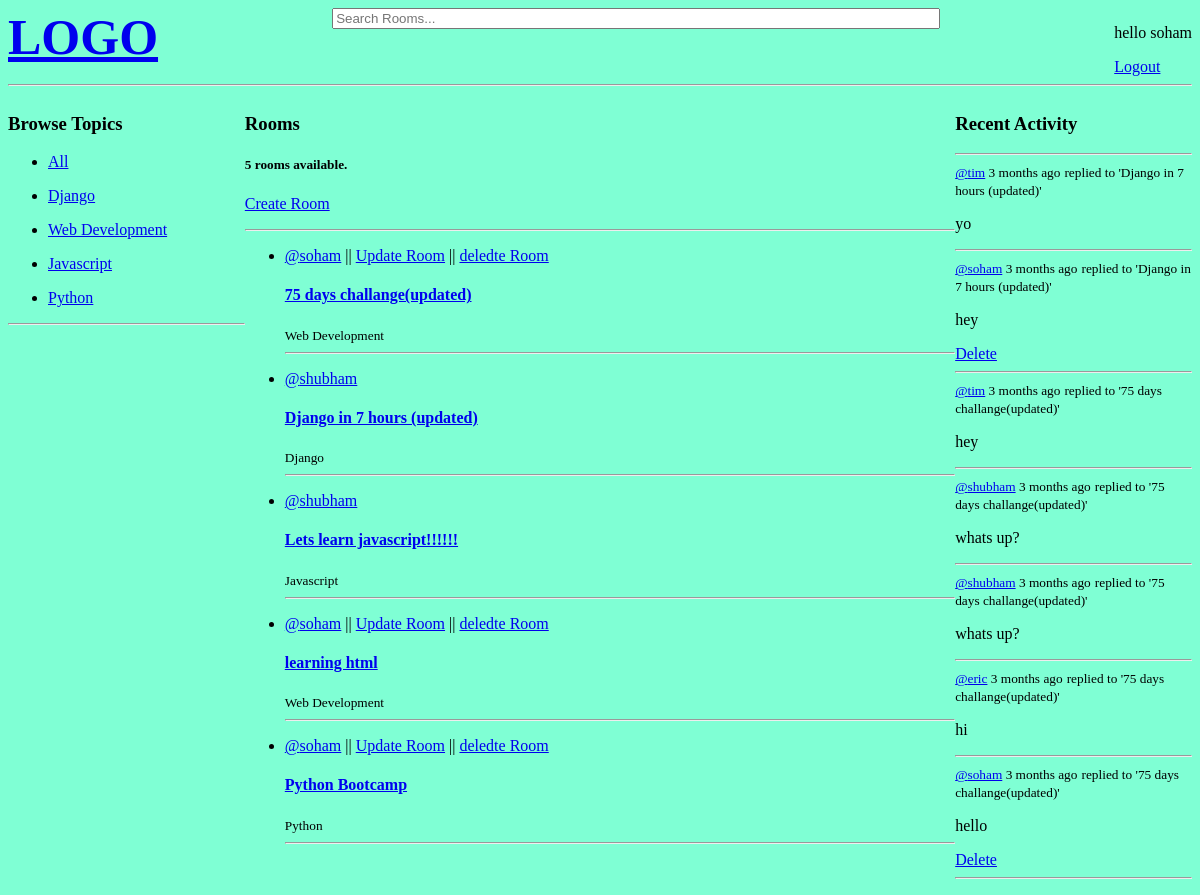
The app's page / (signed in) with its own data.
### base/models.py (models this page shows, shortened)
class Topic(models.Model):
    name = models.CharField(max_length=200)
    def __str__(self):
        return self.name

class Room(models.Model):
    host = models.ForeignKey(User, on_delete=models.SET_NULL, null= True)
    topic = models.ForeignKey(Topic , on_delete=models.SET_NULL, null= True)
    name = models.CharField(max_length= 200)
    description = models.TextField(null=True, blank=True)
    participants = models.ManyToManyField(User, related_name='participants')
    updated = models.DateTimeField(auto_now=True)
    created = models.DateTimeField(auto_now_add=True)
    class Meta ():
        ordering = ['-updated', '-created']
    def __str__(self):
        return self.name

class Message(models.Model):
    user = models.ForeignKey(User, on_delete=models.deletion.CASCADE)
    Room = models.ForeignKey(Room, on_delete=models.deletion.CASCADE)
    body = models.TextField()
    updated = models.DateTimeField(auto_now=True)
    created = models.DateTimeField(auto_now_add=True)
    class Meta ():
        ordering = ['-updated', '-created']

### base/views.py (the view)
# urls.py: path('', views.home, name='home'),
def home(request):
    q = request.GET.get('q') if request.GET.get('q') != None else ''
    rooms = Room.objects.filter(
        Q(topic__name__icontains = q) |
        Q(name__icontains = q) |
        Q(description__icontains = q)
    )
    room_messages = Message.objects.filter(
        Q(Room__topic__name__icontains = q) |
        Q(Room__name__icontains = q)
    )
    rooms_count = rooms.count()
    topics = Topic.objects.all()
    context = {
        'rooms': rooms,
        'topics': topics,
        'rooms_count': rooms_count,
        'room_messages': room_messages,
        }
    return render(request, 'base/home.html',context)

### base/templates/base/home.html (shortened to what this page needs)
{% extends 'main.html' %}
{% block content %}
    <div class="home-container">
        <div class="browse_topics">
           {% include 'base/topics_component.html' %}
        </div>
            <div>
                <span><h3>Rooms</h3> <h5>{{rooms_count}} rooms available.</h5> <p><a href=" {% url 'create-room' %} ">Create Room</a> </p></span>
                {% include 'base/feed_component.html' %}
            </div>
        <div>
           {% include 'base/activity_component.html' %}
        </div>
    </div>
{% endblock %}

### templates/navbar.html (shortened to what this page needs)
<div class="nav-container">
<div>
    <a href="/" id="logo">
        <b>LOGO</b>
    </a>
</div>
<div>
    <form method = 'GET' action="{% url 'home' %}">
        <input type="text" name="q" placeholder="Search Rooms..." id="searchBar"/>
    </form>
</div>
<div>
    {% if request.user.is_authenticated %}
    <p>hello {{ request.user }}</p>
    <a href="{% url 'logout-page'%}">Logout</a>
    {% else %}
    <a href="{% url 'login-page'%}">Login</a>
    {% endif %}
</div>
</div>
<hr>

### base/templates/base/topics_component.html
<h3>Browse Topics</h3>
<div>
    <ul>
        <li>
            <a href="{% url 'home' %}">All</a>
        </li>
    </ul>
</div>
{% for topic in topics %}
    <div>
        <ul>
            <li>
                <a href="{% url 'home' %}?q={{topic.name}}">{{topic.name}}</a>
            </li>
        </ul>
    </div>
{% endfor %}
<hr>

### base/templates/base/feed_component.html
<div>
    <hr>
    {% for room in rooms %}
        <ul>
            <li>
                <span><a href="{% url 'profile-page' room.host.id %}">@{{room.host}}</a>
                    {% if request.user == room.host %}
                    || <a href=" {% url 'update-room' room.id %} ">Update Room</a> || <a href=" {% url 'delete-room' room.id %} ">deledte Room</a></span>
                    {% endif %}
                <h4><a href="{% url 'room' room.id %}">{{room.name}}</a></h4>
                <small>{{room.topic}}</small>
                <hr>
            </li>
        </ul>
    {% endfor %}
</div>

### base/templates/base/activity_component.html
<h3>Recent Activity</h3>
<hr>
{% for message in room_messages %}
    <div>
        <small><a href="{% url 'profile-page' message.user.id %}">@{{message.user}}</a> {{message.created|timesince}} ago</small>
        <small> replied to '{{message.Room}}'</small>
        <p>{{message.body}}</p>
        {% if message.user == request.user %}
            <a href="{% url 'delete-message' message.id %}">Delete</a>
        {% endif %}
        <hr>
    </div>
{% endfor %}

### static/style/main.css (style rules this page uses)
body { background-color: aquamarine; }

### templates/navbar.html (style rules this page uses)
.nav-container { display: flex; justify-content: space-between; }
#logo { text-size-adjust: 200px; font-size: 50px; }
#searchBar { width: 50vw; }

### base/templates/base/home.html (style rules this page uses)
.home-container { display: grid; grid-template-columns: 1fr 3fr 1fr; }

### records on screen
Topic: name "Django"
Topic: name "Web Development"
Topic: name "Javascript"
Topic: name "Python"
Room: host "soham", shows "Update Room", name "75 days challange(updated)", topic "Web Development"
Room: host "shubham", name "Django in 7 hours (updated)", topic "Django"
Room: host "shubham", name "Lets learn javascript!!!!!!", topic "Javascript"
Room: host "soham", shows "Update Room", name "learning html", topic "Web Development"
Room: host "soham", shows "Update Room", name "Python Bootcamp", topic "Python"
Message: user "tim", created "3 months", Room "Django in 7 hours (updated)", body "yo"
Message: user "soham", created "3 months", Room "Django in 7 hours (updated)", body "hey", shows "Delete"
Message: user "tim", created "3 months", Room "75 days challange(updated)", body "hey"
Message: user "shubham", created "3 months", Room "75 days challange(updated)", body "whats up?"
Message: user "shubham", created "3 months", Room "75 days challange(updated)", body "whats up?"
Message: user "eric", created "3 months", Room "75 days challange(updated)", body "hi"
Message: user "soham", created "3 months", Room "75 days challange(updated)", body "hello", shows "Delete"

### other values on screen
{{ request.user }} "soham"
{{ rooms_count }} "5"
